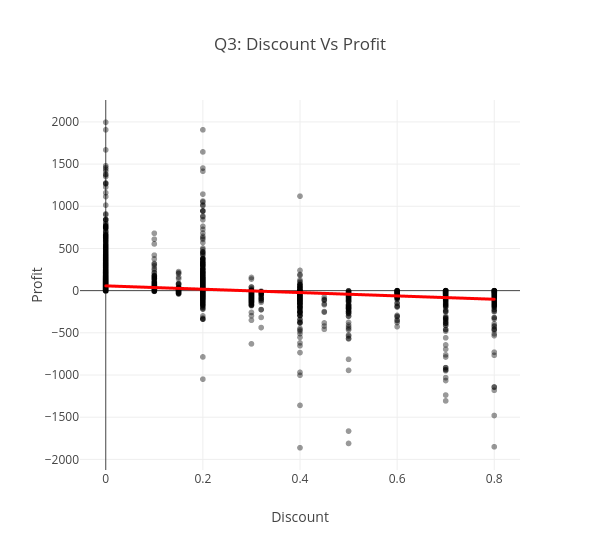

Notebook code cell kept with this figure:
### Code cell
# PLOTLY VISUALIZATION - Q3
fig3 = px.scatter(
    Discount_df,
    x = 'Discount',
    y = 'Profit',
    title = 'Q3: Discount Vs Profit',
    trendline = 'ols',
    opacity = 0.4,
    height = 550,
    width = 600
)

fig3.update_traces(
    line = dict(color = 'red', width = 3)
)

fig3.update_layout(
    xaxis = dict(showgrid = True, gridwidth = 1)
)

fig3.show()

### Figure 1 — Plotly figure (JSON) as saved in the notebook; plotly's stock layout.template omitted (floating-point values rounded to 4 significant figures; data arrays with more than 128 entries replaced by an {"elided": "..."} marker saying what was removed)
{"data": [{"hovertemplate": "Discount=%{x}<br>Profit=%{y}<extra></extra>", "legendgroup": "", "line": {"color": "red", "width": 3}, "marker": {"color": "#000001", "opacity": 0.4, "symbol": "circle"}, "mode": "markers", "name": "", "showlegend": false, "type": "scattergl", "x": {"elided": "9972 float values"}, "xaxis": "x", "y": {"elided": "9972 float values"}, "yaxis": "y"}, {"hovertemplate": "<b>OLS trendline</b><br>Profit = -198.64 * Discount + 56.6174<br>R<sup>2</sup>=0.089937<br><br>Discount=%{x}<br>Profit=%{y} <b>(trend)</b><extra></extra>", "legendgroup": "", "line": {"color": "red", "width": 3}, "marker": {"color": "#000001", "symbol": "circle"}, "mode": "lines", "name": "", "showlegend": false, "type": "scattergl", "x": {"elided": "9972 float values"}, "xaxis": "x", "y": {"elided": "9972 float values"}, "yaxis": "y"}], "layout": {"height": 550, "legend": {"tracegroupgap": 0}, "title": {"text": "Q3: Discount Vs Profit"}, "width": 600, "xaxis": {"anchor": "y", "domain": [0, 1], "gridwidth": 1, "showgrid": true, "title": {"text": "Discount"}}, "yaxis": {"anchor": "x", "domain": [0, 1], "title": {"text": "Profit"}}}}
